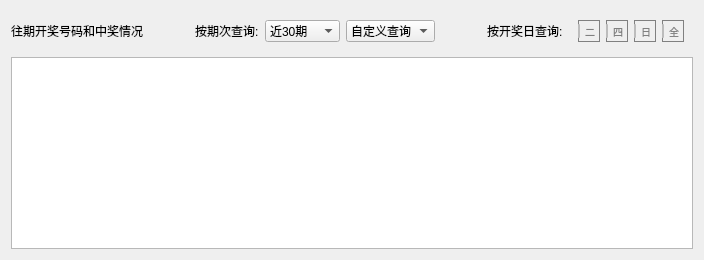
     <widget class="QWidget" name="tab_2">
      <attribute name="title">
       <string>往期开奖</string>
      </attribute>
      <layout class="QGridLayout" name="gridLayout_64">
       <item row="0" column="1">
        <spacer name="horizontalSpacer_29">
         <property name="orientation">
          <enum>Qt::Horizontal</enum>
         </property>
         <property name="sizeHint" stdset="0">
          <size>
           <width>40</width>
           <height>20</height>
          </size>
         </property>
        </spacer>
       </item>
       <item row="0" column="6">
        <widget class="QLabel" name="label_33">
         <property name="text">
          <string>按开奖日查询:</string>
         </property>
        </widget>
       </item>
       <item row="0" column="3">
        <widget class="QComboBox" name="Code">
         <item>
          <property name="text">
           <string>近30期</string>
          </property>
         </item>
         <item>
          <property name="text">
           <string>近50期</string>
          </property>
         </item>
         <item>
          <property name="text">
           <string>近100期</string>
          </property>
         </item>
        </widget>
       </item>
       <item row="0" column="0">
        <widget class="QLabel" name="label_16">
         <property name="text">
          <string>往期开奖号码和中奖情况</string>
         </property>
        </widget>
       </item>
       <item row="0" column="2">
        <widget class="QLabel" name="label_8">
         <property name="text">
          <string>按期次查询:</string>
         </property>
        </widget>
       </item>
       <item row="0" column="4">
        <widget class="QComboBox" name="Personal">
         <item>
          <property name="text">
           <string>自定义查询</string>
          </property>
         </item>
        </widget>
       </item>
       <item row="0" column="7">
        <widget class="QFrame" name="Namef">
         <property name="styleSheet">
          <string notr="true">QCheckBox::indicator{
  width: 0;
}
QCheckBox{
  font-size: 10px;
  min-width: 20px;
  max-width: 20px;
  max-height: 20px;
  min-height: 20px;
  border-style: solid;
  border-width: 1px;
  border-color: gray;
  color: gray;
}
QCheckBox:checked{
  color: red;
  border-color: red;
}</string>
         </property>
         <layout class="QHBoxLayout" name="horizontalLayout">
          <item>
           <widget class="QCheckBox" name="Two">
            <property name="maximumSize">
             <size>
              <width>22</width>
              <height>22</height>
             </size>
            </property>
            <property name="text">
             <string>二</string>
            </property>
           </widget>
          </item>
          <item>
           <widget class="QCheckBox" name="Four">
            <property name="maximumSize">
             <size>
              <width>22</width>
              <height>22</height>
             </size>
            </property>
            <property name="text">
             <string>四</string>
            </property>
           </widget>
          </item>
          <item>
           <widget class="QCheckBox" name="Day">
            <property name="maximumSize">
             <size>
              <width>22</width>
              <height>22</height>
             </size>
            </property>
            <property name="text">
             <string>日</string>
            </property>
           </widget>
          </item>
          <item>
           <widget class="QCheckBox" name="All">
            <property name="maximumSize">
             <size>
              <width>22</width>
              <height>22</height>
             </size>
            </property>
            <property name="text">
             <string>全</string>
            </property>
           </widget>
          </item>
         </layout>
        </widget>
       </item>
       <item row="1" column="0" colspan="8">
        <widget class="QTableWidget" name="history">
         <attribute name="horizontalHeaderMinimumSectionSize">
          <number>30</number>
         </attribute>
         <attribute name="verticalHeaderVisible">
          <bool>false</bool>
         </attribute>
        </widget>
       </item>
       <item row="0" column="5">
        <spacer name="horizontalSpacer_30">
         <property name="orientation">
          <enum>Qt::Horizontal</enum>
         </property>
         <property name="sizeHint" stdset="0">
          <size>
           <width>40</width>
           <height>20</height>
          </size>
         </property>
        </spacer>
       </item>
      </layout>
     </widget>
